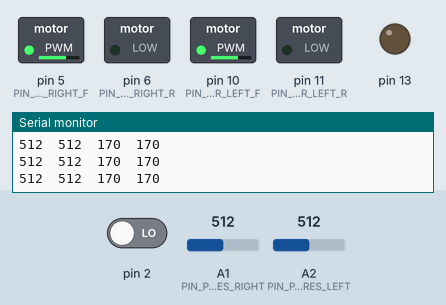
The sketch below on a simulated Arduino Uno, built with avr-gcc and run on an emulated ATmega328P. Parts: switched loads named in the sketch (green lamp = pin HIGH), output pins drawn as LEDs (lit = HIGH), the last lines printed to the serial monitor. The inputs (shaded band) are chosen by the test bench; at power-on: A1 (PIN_PHORES_RIGHT) = 512, A2 (PIN_PHORES_LEFT) = 512, pin 2 LOW.

Above: at 1.2 s.
1.3 s: A1 (PIN_PHORES_RIGHT) set to 716
At 1.7 s:
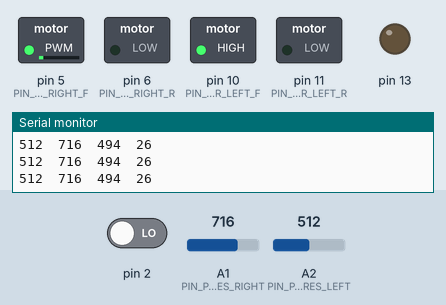
2.8 s: A2 (PIN_PHORES_LEFT) set to 716
At 3.6 s:
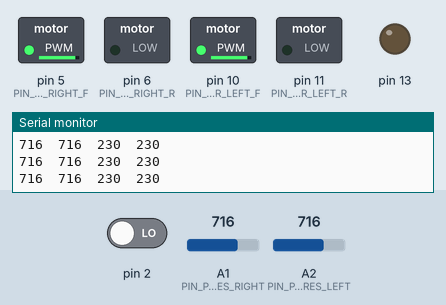
4.3 s: pin 2 driven HIGH
At 5.3 s:
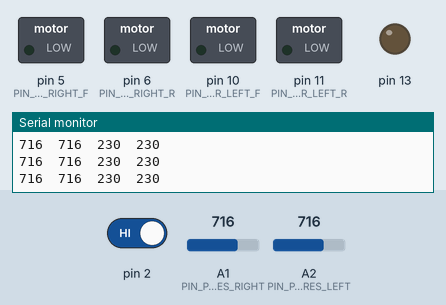
5.8 s: pin 2 driven LOW
At 7.0 s:
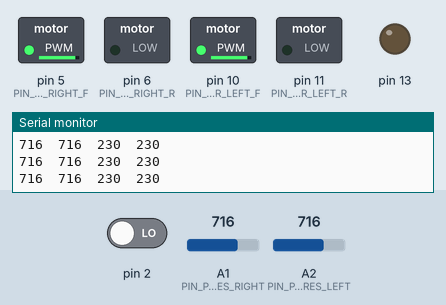
7.3 s: A1 (PIN_PHORES_RIGHT) set to 810
At 7.6 s:
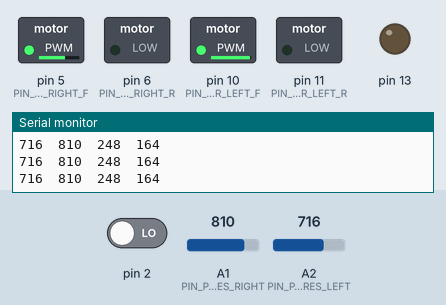
8.8 s: A2 (PIN_PHORES_LEFT) set to 900
At 9.4 s:
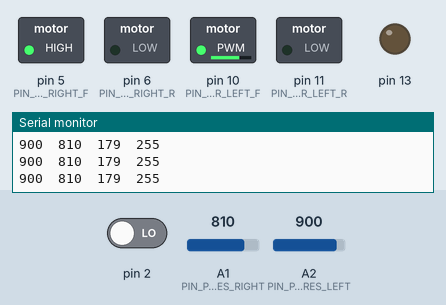
Timing chart, 0 to 11.3 s (numbered marks = the images above; inputs shaded):
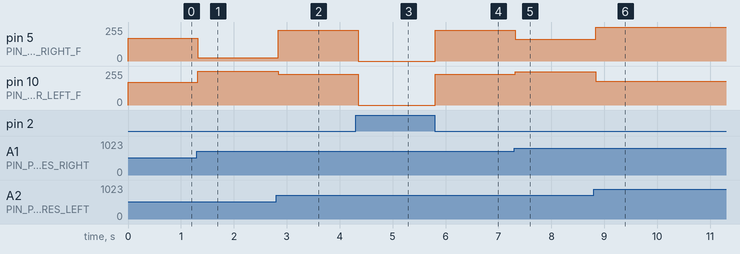

The sketch:

moth-bot.ino
```cpp
#define PIN_MOTOR_LEFT_F 10
#define PIN_MOTOR_LEFT_R 11
#define PIN_MOTOR_RIGHT_F 5
#define PIN_MOTOR_RIGHT_R 6

#define PIN_PHORES_RIGHT A1
#define PIN_PHORES_LEFT A2

#define MIN_LIGHT_LEVEL 0
#define MAX_LIGHT_LEVEL 800
#define LIGHT_DIFF_THRESH 100

#define MIN_SPEED 20
#define MAX_TURN 255

void setup() {
  pinMode(PIN_PHORES_RIGHT, INPUT);
  pinMode(PIN_PHORES_LEFT, INPUT);

  pinMode(13, OUTPUT);

  Serial.begin(9600);
}

void loop() {
  if (digitalRead(2)) {
    setDrive(0,0);
    return;
  }

  int photoLeft = analogRead(PIN_PHORES_LEFT);
  int photoRight = analogRead(PIN_PHORES_RIGHT);

  Serial.print(photoLeft);
  Serial.print('\t');
  Serial.print(photoRight);
  Serial.print('\t');

  int forwardPow = constrain(map((photoLeft + photoRight) / 2, MIN_LIGHT_LEVEL, MAX_LIGHT_LEVEL, 0, 255-MIN_SPEED), 0, 255-MIN_SPEED) + MIN_SPEED;
  int turningPow = constrain(map(photoLeft - photoRight, -300, 300, -MAX_TURN, MAX_TURN), -MAX_TURN, MAX_TURN);
  int v = forwardPow - (abs(turningPow) * forwardPow / 255) + forwardPow;
  int w = turningPow - (abs(forwardPow) * turningPow / 255) + turningPow;

  int l = (v-w)/2;
  int r = (v+w)/2;

  Serial.print(l);
  Serial.print('\t');
  Serial.print(r);
  Serial.print('\t');

  setDrive(l,r);
  delay(100);
  Serial.println();
}

//input: -255, 255
void setDrive(int left, int right) {
  if (left < 0) {
    analogWrite(PIN_MOTOR_LEFT_F, 0);
    analogWrite(PIN_MOTOR_LEFT_R, -left);
  } else {
    analogWrite(PIN_MOTOR_LEFT_F, left);
    analogWrite(PIN_MOTOR_LEFT_R, 0);
  }
  if (right < 0) {
    analogWrite(PIN_MOTOR_RIGHT_F, 0);
    analogWrite(PIN_MOTOR_RIGHT_R, -right);
  } else {
    analogWrite(PIN_MOTOR_RIGHT_F, right);
    analogWrite(PIN_MOTOR_RIGHT_R, 0);
  }
}
```

Measured:
- after the input at 1.3 s, pin 5 (PIN_MOTOR_RIGHT_F): 170/255 → 26/255 at once; pin 10 (PIN_MOTOR_LEFT_F): 170/255 → 255/255 at once
- after the input at 2.8 s, pin 5 (PIN_MOTOR_RIGHT_F): 26/255 → 230/255 at once; pin 10 (PIN_MOTOR_LEFT_F): 255/255 → 230/255 at once
- after the input at 4.3 s, pin 5 (PIN_MOTOR_RIGHT_F), pin 10 (PIN_MOTOR_LEFT_F): 230/255 → 0/255 after 0.05 s
- after the input at 5.8 s, pin 5 (PIN_MOTOR_RIGHT_F), pin 10 (PIN_MOTOR_LEFT_F): 0/255 → 230/255 at once
- after the input at 7.3 s, pin 5 (PIN_MOTOR_RIGHT_F): 230/255 → 164/255 at once; pin 10 (PIN_MOTOR_LEFT_F): 230/255 → 248/255 at once
- after the input at 8.8 s, pin 5 (PIN_MOTOR_RIGHT_F): 164/255 → 255/255 at once; pin 10 (PIN_MOTOR_LEFT_F): 248/255 → 179/255 at once
